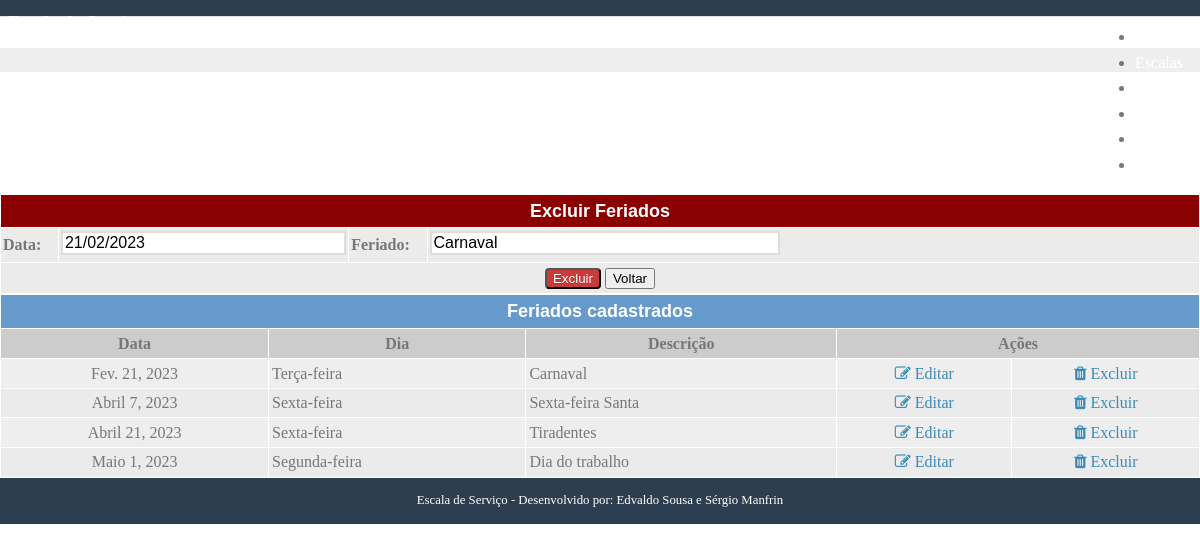
The app's page /feriados/excluir/1/1 (signed in), older data.
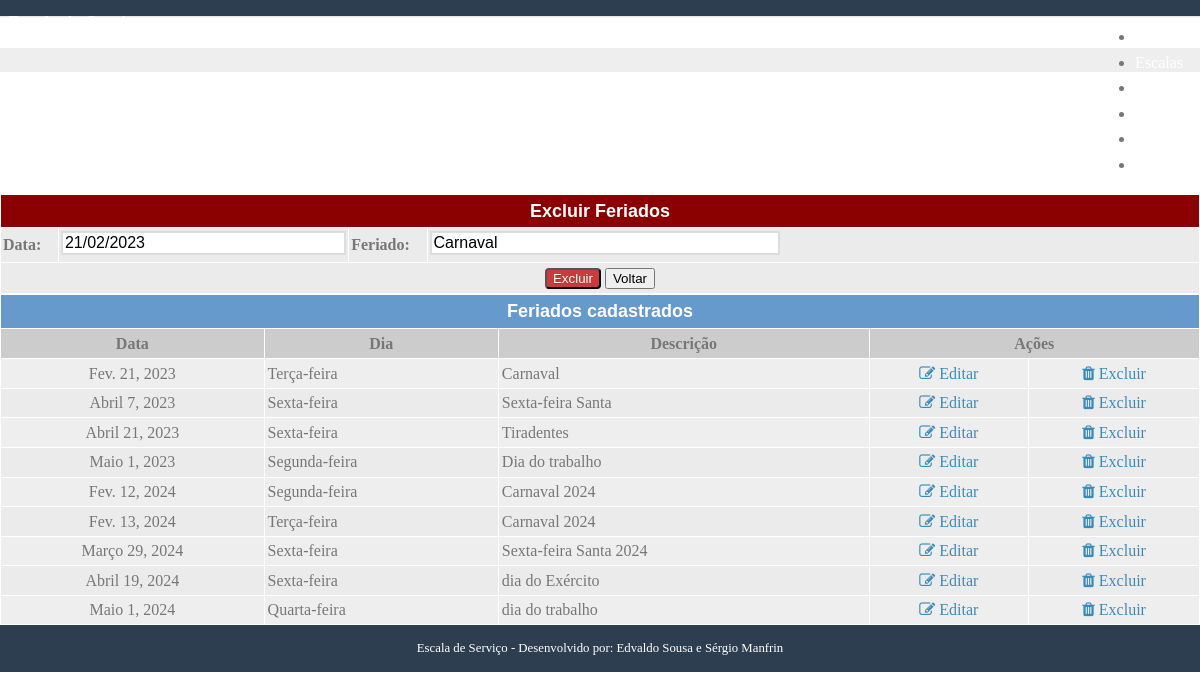
The same page, newer data.
### core/models.py (models this page shows, shortened)
class Feriados(models.Model):
    data = models.DateField('Data', null=False, blank=False, max_length=10,)
    descricao = models.CharField('Feriado', max_length=60)
    dia = models.CharField('Dia da Semana', max_length=15, blank = True)
    class Meta:
        verbose_name = 'Feriado'
        verbose_name_plural = 'Feriados'
        ordering = ['data']

### core/views.py (the view)
# urls.py: re_path(r'^feriados/excluir/(?P<idferiado>\d+)/(?P<pagina>\d+)', (views.excluir_feriado),
@login_required
def excluir_feriado(request,idferiado, pagina):
    queryset = Feriados.objects.filter(id=idferiado)
    template_name = 'excluir_feriado.html'
    context = {}
    if request.method == 'POST':
        form = feriadosForm(request.POST, instance=queryset[0])
        if form.is_valid():
            queryset.delete()
            return redirect('core:feriados')
    else:
        form = feriadosForm(instance=queryset[0])
    feriados = listar_feriados(request, pagina)
    context = {'form': form, 'feriados': feriados}
    return render(request, template_name, context)

### core/forms.py (shortened to what this page needs)
class feriadosForm(forms.ModelForm):
    class Meta:
        model = Feriados
        fields = (['data', 'descricao', 'dia'])

### core/views.py (called while the page is built)
@login_required
def listar_feriados(request, pagina=1):
    feriados_list = Feriados.objects.all()
    page = request.GET.get('page', pagina)
    paginator = Paginator(feriados_list, 20)
    try:
        feriados = paginator.page(page)
    except PageNotAnInteger:
        feriados = paginator.page(1)
    except EmptyPage:
        feriados = paginator.page(paginator.num_pages)
    return feriados

### core/templates/excluir_feriado.html (shortened to what this page needs)
{% extends "listar_feriados.html" %}
{% block feriados %}
<div class = "splash">
</div>
<form name="frm_feriados" class="pure-form pure-form-aligned" method="post">
  <table class="table full"  cellspacing="1" cellpadding="2"  align="center">
	   <tr bgcolor="#8B0000">
		     <td colspan="7"><div align="center"><font face="Arial" size="4" color="#FFFFFF"><b>Excluir Feriados</b></font></div></td>
	   </tr>
     <tr bgcolor="ebebeb">
       <td width="2%">
         <div class="control-group">
           {{ form.data.label_tag }}
         </div>
       </td>
       <td colspan="2" width="15%">
         <div class="control-group">
           {{ form.data }}
         </div>
       </td>
       <td width="2%">
         <div class="control-group">
           {{ form.descricao.label_tag }}
         </div>
       </td>
       <td colspan="5" width="40%">
         <div class="control-group">
           {{ form.descricao }}
         </div>
       </td>
     </tr>
     <tr bgcolor="ebebeb">
       <td colspan="6">
         <div class="controls" align = "center">
           <button type="submit" class="pure-button button-error">Excluir</button>
           <button type="button" onclick="history.go(-1)" class="pure-button">Voltar</button>
         </div>
       </td>
     </tr>
    </table>
  </form>
  {% endblock %}

### core/templates/listar_feriados.html (shortened to what this page needs)
{% extends "base.html" %}
{% block content %}
{% block feriados %}{% endblock %}
  <table class="table full"  cellspacing="1" cellpadding="2"  align="center" id="minhaTabela">
    <thead>
      <th colspan="10" bgcolor="#6699CC">
        <div align="center"><font face="Arial" size="4"><b><font color="#FFFFFF">Feriados cadastrados</font></b></font></div>
      </th>
      <tr bgcolor="cccccc">
        <th>Data</th>
        <th>Dia</th>
        <th>Descrição</th>
        <th colspan="2">Ações</th>
      </tr>
    </thead>
    <tbody>
      {% for feriado in feriados %}
        <tr bgcolor="ebebeb">
          <td align = center >{{ feriado.data }}</td>
          <td align = lelft >{{ feriado.dia }}</td>
          <td align = left >{{ feriado.descricao }}</td>
          <td align = center >
            <a href="{% url 'core:editar_feriado' feriado.id feriados.number %}">
              <i class="fa fa-edit"></i>
                Editar
            </a>
          </td>
          <td align = center >
            <a href="{% url 'core:excluir_feriado' feriado.id feriados.number %}">
              <i class="fa fa-trash"></i>
              Excluir
            </a>
          </td>
        </tr>
      {% endfor %}
    </tbody>
  </table>
  {% endblock %}

### core/templates/base.html (shortened to what this page needs)
<!doctype html>
{% load static %}
<html lang="en">
<head>
    <link rel="stylesheet" href="http://yui.yahooapis.com/pure/0.3.0/pure-min.css">
    <link rel="stylesheet" href="{% static 'css/font-awesome.min.css' %}" />
    <link rel="stylesheet" href="{% static 'css/styles.css' %}" />
    <link rel="stylesheet" href="https://cdnjs.cloudflare.com/ajax/libs/font-awesome/4.7.0/css/font-awesome.min.css">
</head>
<body>
<div class="header">
    <div class="home-menu pure-menu pure-menu-open pure-menu-horizontal pure-menu-fixed">
        <a class="pure-menu-heading" href="{% url 'core:home' %}">Escala de Serviço</a>
        <ul>
            {% if user.is_authenticated %}
              <li class="pure-menu-selected"><a href="{% url 'servico:servicos' %}">Serviços</a></li>
              {% if user.is_staff %}
                <li><a href="{% url 'core:escalas' %}">Escalas</a></li>
                <li><a href="{% url 'pessoal:cadastrarMilitar' %}">Pessoal</a></li>
                <li><a href="{% url 'core:feriados' %}">Feriados</a></li>
                <li><a href="{% url 'usuario:register_staff' %}">Usuários</a></li>
              {% endif %}
              <li><a href="{% url 'usuario:logout' %}">Sair</a></li>
            {% else %}
              <li><a href="{% url 'usuario:login' %}">Fazer Login</a></li>
            {% endif %}
        </ul>
    </div>
</div>
<div class="content">
    {% block content %}{% endblock %}
    <div class="footer">
        Escala de Serviço - Desenvolvido por: Edvaldo Sousa e Sérgio Manfrin
    </div>
</div>
</body>
</html>

### core/static/css/styles.css (style rules this page uses)
* { -webkit-box-sizing: border-box; -moz-box-sizing: border-box; box-sizing: border-box; }
body { margin: 0 auto; line-height: 1.7em; }
a { color: #3b8bba; }
.content { padding-top: 2em; }
.header { margin: 0 0; }
.header .pure-menu { padding: 0.5em; background-color: #2d3e50; }
.header .pure-menu a { color: #fff; }
.header .pure-menu-heading { float: left; }
.header ul { float: right; }
.home-menu { padding: 0.5em; text-align: left; box-shadow: 0 1px 1px rgba(0,0,0, 0.10); }
.home-menu.pure-menu-open { background: #2d3e50; }
.pure-menu.pure-menu-open.pure-menu-fixed { border-bottom: none; z-index: 4; }
.home-menu .pure-menu-heading { color: white; font-weight: 400; font-size: 120%; }
.home-menu .pure-menu-selected a { color: white; }
.home-menu a { color: #6FBEF3; }
.splash { margin: 0 auto; padding: 1.5em 1em 0; background: #eee; }
.footer { background: #2d3e50; color: #fff; text-align: center; padding: 1em; font-size: 80%; }
.pure-form label { margin: 1em 0 0; font-weight: bold; font-size: 100%; }
.pure-form input[type], .pure-form textarea, .pure-form select { border: 2px solid #ddd; box-shadow: none; font-size: 100%; width: 100%; max-width: 350px; margin-bottom: 0.3em; }
table.full { width: 100%; }
.button-success, .button-error, .button-warning, .button-secondary { color: white; border-radius: 4px; text-shadow: 0 1px 1px rgba(0, 0, 0, 0.2); }
.button-error { background: rgb(202, 60, 60); }
body { min-width: 320px; color: #777; line-height: 1.6; }
a { color: #3b8bba; text-decoration: none; }
#minhaTabela tr td { padding:1.5px 3px; cursor: pointer; }
#minhaTabela tr td:last-child { text-align: center; }
#minhaTabela tr:nth-child(odd) { background-color: #eee; }

Row changes from the older to the newer data that the page shows:
added Feriados: data "Fev. 12, 2024", dia "Segunda-feira", descricao "Carnaval 2024"
added Feriados: data "Fev. 13, 2024", dia "Terça-feira", descricao "Carnaval 2024"
added Feriados: data "Março 29, 2024", dia "Sexta-feira", descricao "Sexta-feira Santa 2024"
added Feriados: data "Abril 19, 2024", dia "Sexta-feira", descricao "dia do Exército"
added Feriados: data "Maio 1, 2024", dia "Quarta-feira", descricao "dia do trabalho"
